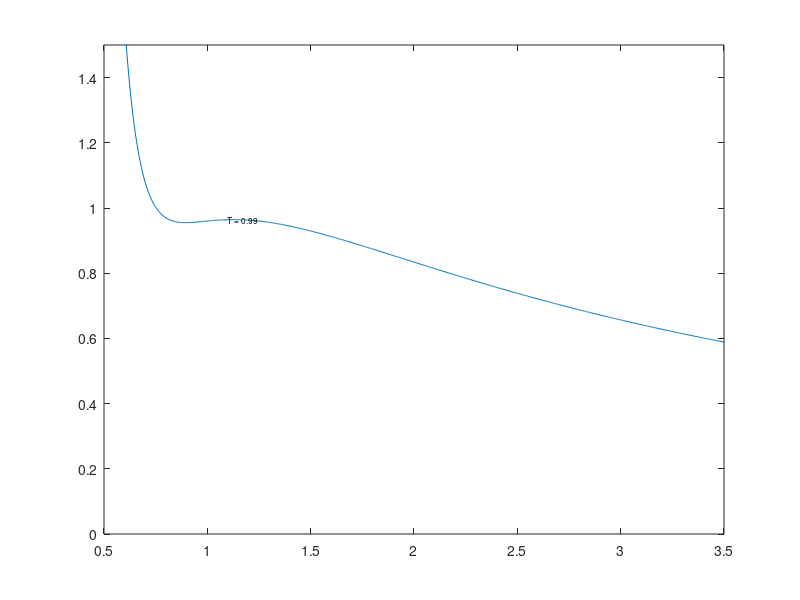

This figure's MATLAB source: (Note: this script raises an error after producing the figure.)
%% PRACTICA_5:NEWTON'S METHOD IN R^n
% Damia Casas & N�ria Mercad�

%% A)
% For the temperatures T = {0.99, 0.98, 0.97, . . . , 0.85}, use Newton?s
% method to compute the coordinates vl(T) and vg(T), along with the
% corresponding pressure. When changing T, use the previous result as
% initial guess. For T = 0.99, use v(0) = 0.8 and v(0) = 1.2.
format long g;
close all;
clear all;

Ts = 0.99:-0.01:0.85;

v0 = [0.8; 1.2];

v = [v0]; V = [v0];

xarxa = 0.3:0.005:5;


figure();
for T = Ts
    funcioP5 = @(x)([log((3 * x(2) - 1) / (3 * x(1) - 1)) + 9 / (4 * T) * (1 / x(2) - 1 / x(1)) - 1 / (3 * x(2) - 1) + 1 / (3 * x(1) - 1), (8 * T) / 3 * (1 / (3 * x(2) - 1) - 1 / (3 * x(1) - 1)) - 1 / x(2)^2 + 1 / x(1)^2]);
    vanDerWaals = @(vol)((8*T./(3.*vol-1))-(3./(vol.^2)));

    plot(xarxa, vanDerWaals(xarxa));
    text(1.1, vanDerWaals(1.1), ['T = ', num2str(T)], 'FontSize', 6);
    axis([0.5, 3.5 , 0, 1.5]);
    hold on;


    [XK, resd, it] = newtonnAlvaro(v, 10^-8, 100, funcioP5);
    v = XK(:, end);
    V = [V, v];

    plot(v(1), vanDerWaals(v(1)), '-o');
    hold on

    plot(v(2), vanDerWaals(v(2)), '-o');
    hold on



end

%plot(V(1,:), vanDerWaals(V(1,:)), '-o')
%hold on
%plot(V(2,:), vanDerWaals(V(2,:)),  '-o')

hold off